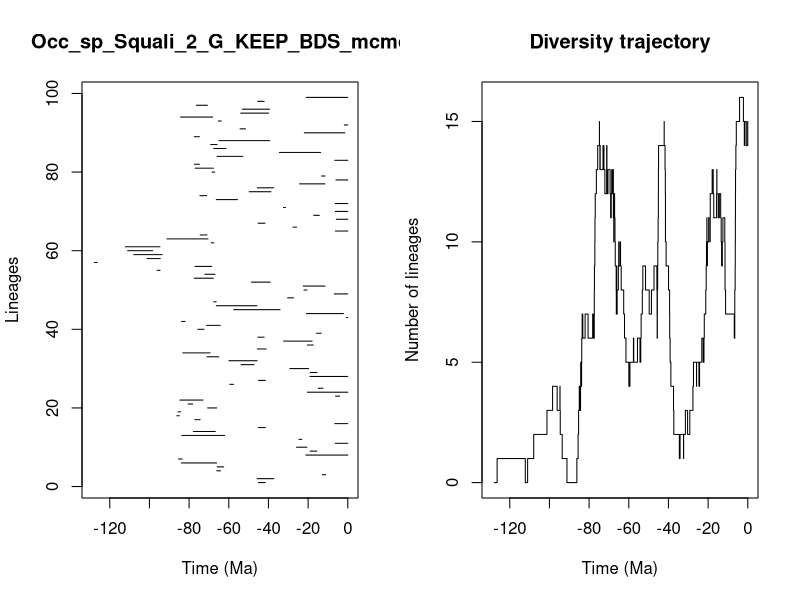

This chart was generated by the following R code:


pdf(file='../Results/Species/5_MA_bins_EXT_EP_FT/pyrate_mcmc_logs/Occ_sp_Squali_2_G_KEEP_BDS_mcmc_LTT.pdf',width=0.6*20, height=0.6*10)
title = "Occ_sp_Squali_2_G_KEEP_BDS_mcmc"
ts=c(45.05520689841978, 45.69256932307768,12.837723150495378,66.04131959850866,65.87104805610072,83.91352138602028,85.29859979346655,21.17908861171924,18.917932285259518,25.848577311477694,6.263017368379827,24.620135067121154,83.71176852469631,77.859237281625,45.09006995669384,6.561134345595187,77.1101651293171,86.17488877802272,85.54830815640689,70.6700327753016,80.51545814371526,84.69409371090501,6.172868440139715,20.340459554468957,14.893270773446403,59.422216744856364,44.980867898032216,19.07312031868848,18.932125920958146,29.226542311688046,53.76813614940435,59.95440266392747,70.96729547260978,83.17347474794478,45.59335564443745,20.363234080854557,32.333450790798246,45.37011882202632,15.732313053515728,75.6649265798999,71.15288319388428,83.7859701134164,0.7578122145509809,20.821661314365404,57.48753620578959,66.28185045122012,67.55180609388277,30.34796223470459,6.806316950439958,22.086143474195065,22.475218243518515,48.569757969464725,77.39861877653152,72.04120641288361,96.10514211383808,77.03916202649376,127.84339292651127,101.23809544389492,107.93159826374549,110.99912459606243,112.16630605906553,68.83950911312421,91.16775718600024,74.41195087046927,6.218434710849942,27.656668702159863,45.19968442699741,5.789009122317556,17.161991167897824,6.303458178243508,32.38169007075508,6.359196663443386,66.29400678406687,74.5571884126393,49.69888221884411,45.58726214111333,24.300420611945366,5.99966972091224,13.20722110441637,68.4006825053624,76.90293726820485,77.31091772274559,6.547959690919359,65.85424086965705,34.504542713964945,67.5633697975639,69.14652284395821,64.97256798594572,77.38529211364514,21.928908249033494,54.34669587335421,1.749543489584102,65.25198518513915,84.30403528674627,53.95956107250279,53.174251395961676,76.34737344072292,45.438945926038535,20.96551991671413)
te=c(41.57215710299335, 37.28956243009044,11.190385700594177,64.14138835737573,62.557937171698114,66.135911880727,83.50362107286361,0.0,15.610099375222397,20.63611538361384,0.0,23.180176164708776,62.14185009393993,66.81650219532885,41.51051894947129,0.0,74.41306434625433,84.95337138484393,84.24649576340346,66.07712109775174,78.21090817840528,72.99262085533145,4.139344778307555,0.0,12.545504660393094,57.65109054226834,41.505502189226455,0.0,15.559295920365415,19.727566691236344,47.27208805903611,45.721112070951676,65.07599738134756,69.41036569607195,41.165172800427925,17.4154637320943,17.962223326280782,42.153817775913076,13.408830831975347,72.51621341404984,64.33268496276605,82.0071550285805,0.052403043202299764,2.19754459968891,34.13701408761914,45.82401637106551,66.34810297128683,27.374603513146255,0.0,20.580928412541297,11.468184241633812,39.14911492526951,67.75156902805793,66.95679435535341,94.65229612151627,68.5976476111503,126.37343867660891,94.5410592444376,93.55700732106746,98.41838286300015,94.69756934583299,67.51553515551718,70.47931804658197,71.00639817476086,0.0,25.805868824195265,41.71046260147436,0.0,14.337545668338409,0.0,31.449312257077448,0.0,55.611863596468915,71.14522822154115,38.777980174042895,37.445310793695846,11.585831316361482,0.0,11.475384699801022,67.13778558387644,67.7687329770528,74.78101576703226,0.0,52.90077672704282,13.671290020373327,61.42702018339922,65.89341733217385,39.367853373507344,74.79570689828715,1.527153208730629,51.55016400262344,0.0,63.81809733997317,68.10103055394957,39.95090659180057,39.41656809565141,70.73083452525631,42.131997016606505,0.0)
div_traj=c(0, 1,0,1,2,3,4,3,4,3,2,1,0,1,2,3,4,3,4,5,4,5,6,7,6,7,6,7,6,7,8,9,10,11,12,13,14,15,14,13,14,13,14,13,12,13,14,13,12,13,12,13,12,11,12,13,12,13,12,11,10,11,12,11,10,9,8,7,8,9,8,7,8,7,8,9,10,9,10,9,8,7,6,5,4,5,6,5,6,5,6,7,8,9,8,7,8,9,8,7,6,7,8,9,10,11,12,13,14,15,14,13,12,11,10,9,8,7,6,5,4,3,2,1,2,1,2,3,2,3,4,5,4,5,4,5,6,5,6,7,8,9,10,11,10,9,10,11,10,11,12,13,12,11,12,13,12,11,12,11,10,9,10,11,10,9,8,7,6,7,8,9,10,11,12,13,14,15,16,15,14,15,14,15,14)
time_events=c(127.84339292651127, 126.37343867660891,112.16630605906553,110.99912459606243,107.93159826374549,101.23809544389492,98.41838286300015,96.10514211383808,94.69756934583299,94.65229612151627,94.5410592444376,93.55700732106746,91.16775718600024,86.17488877802272,85.54830815640689,85.29859979346655,84.95337138484393,84.69409371090501,84.30403528674627,84.24649576340346,83.91352138602028,83.7859701134164,83.71176852469631,83.50362107286361,83.17347474794478,82.0071550285805,80.51545814371526,78.21090817840528,77.859237281625,77.39861877653152,77.38529211364514,77.31091772274559,77.1101651293171,77.03916202649376,76.90293726820485,76.34737344072292,75.6649265798999,74.79570689828715,74.78101576703226,74.5571884126393,74.41306434625433,74.41195087046927,72.99262085533145,72.51621341404984,72.04120641288361,71.15288319388428,71.14522822154115,71.00639817476086,70.96729547260978,70.73083452525631,70.6700327753016,70.47931804658197,69.41036569607195,69.14652284395821,68.83950911312421,68.5976476111503,68.4006825053624,68.10103055394957,67.7687329770528,67.75156902805793,67.5633697975639,67.55180609388277,67.51553515551718,67.13778558387644,66.95679435535341,66.81650219532885,66.34810297128683,66.29400678406687,66.28185045122012,66.135911880727,66.07712109775174,66.04131959850866,65.89341733217385,65.87104805610072,65.85424086965705,65.25198518513915,65.07599738134756,64.97256798594572,64.33268496276605,64.14138835737573,63.81809733997317,62.557937171698114,62.14185009393993,61.42702018339922,59.95440266392747,59.422216744856364,57.65109054226834,57.48753620578959,55.611863596468915,54.34669587335421,53.95956107250279,53.76813614940435,53.174251395961676,52.90077672704282,51.55016400262344,49.69888221884411,48.569757969464725,47.27208805903611,45.82401637106551,45.721112070951676,45.69256932307768,45.59335564443745,45.58726214111333,45.438945926038535,45.37011882202632,45.19968442699741,45.09006995669384,45.05520689841978,44.980867898032216,42.153817775913076,42.131997016606505,41.71046260147436,41.57215710299335,41.51051894947129,41.505502189226455,41.165172800427925,39.95090659180057,39.41656809565141,39.367853373507344,39.14911492526951,38.777980174042895,37.445310793695846,37.28956243009044,34.504542713964945,34.13701408761914,32.38169007075508,32.333450790798246,31.449312257077448,30.34796223470459,29.226542311688046,27.656668702159863,27.374603513146255,25.848577311477694,25.805868824195265,24.620135067121154,24.300420611945366,23.180176164708776,22.475218243518515,22.086143474195065,21.928908249033494,21.17908861171924,20.96551991671413,20.821661314365404,20.63611538361384,20.580928412541297,20.363234080854557,20.340459554468957,19.727566691236344,19.07312031868848,18.932125920958146,18.917932285259518,17.962223326280782,17.4154637320943,17.161991167897824,15.732313053515728,15.610099375222397,15.559295920365415,14.893270773446403,14.337545668338409,13.671290020373327,13.408830831975347,13.20722110441637,12.837723150495378,12.545504660393094,11.585831316361482,11.475384699801022,11.468184241633812,11.190385700594177,6.806316950439958,6.561134345595187,6.547959690919359,6.359196663443386,6.303458178243508,6.263017368379827,6.218434710849942,6.172868440139715,5.99966972091224,5.789009122317556,4.139344778307555,2.19754459968891,1.749543489584102,1.527153208730629,0.7578122145509809,0.052403043202299764,0.0)
                par(mfrow=c(1,2))
                L = length(ts)
                plot(ts, 1:L , xlim=c(-max(ts)-1,0), pch=20, type="n", main=title,xlab="Time (Ma)",ylab="Lineages")
                for (i in 1:L){segments(x0=-te[i],y0=i,x1=-ts[i],y1=i)}    
                t = -time_events
                plot(div_traj ~ t,type="s", main = "Diversity trajectory",xlab="Time (Ma)",ylab="Number of lineages",xlim=c(-max(ts)-1,0))
                abline(v=c(65,200,251,367,445),lty=2,col="gray")
                
